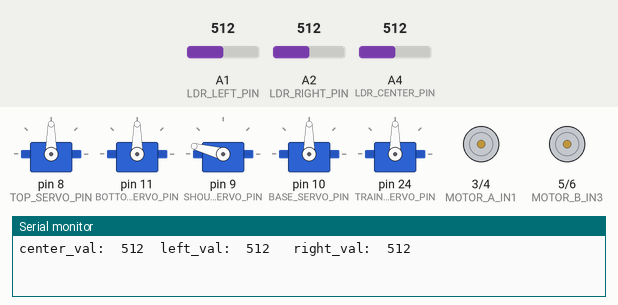
Recording of a sketch running on a simulated Arduino Mega 2560, built with avr-gcc and run on an emulated ATmega2560. Parts: 5 × servo, motor-driver pin pairs drawn as motors (green arrow = first pin HIGH = forward, orange = second pin HIGH = backward, longer = more drive, scaled by the enable pin), the last lines printed to the serial monitor. The test bench sets the inputs (shaded band); at power-on: A1 (LDR_LEFT_PIN) = 512, A2 (LDR_RIGHT_PIN) = 512, A4 (LDR_CENTER_PIN) = 512.

Above: at 2.2 s.
2.3 s: A1 (LDR_LEFT_PIN) set to 524
12.9 s: A2 (LDR_RIGHT_PIN) set to 716
At 18.3 s:
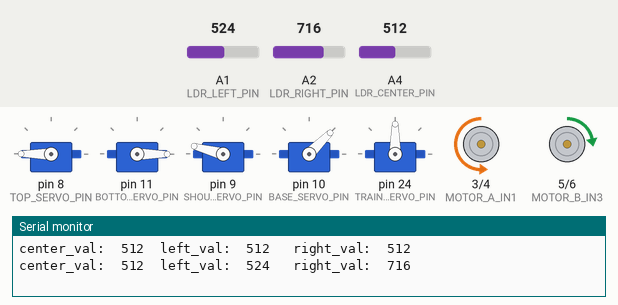
23.5 s: A4 (LDR_CENTER_PIN) set to 716
At 33.0 s:
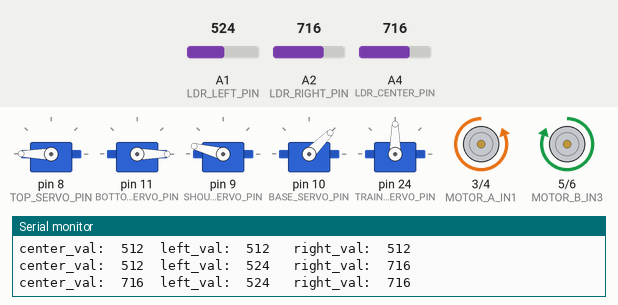
34.1 s: A2 (LDR_RIGHT_PIN) set to 725
At 46.4 s:
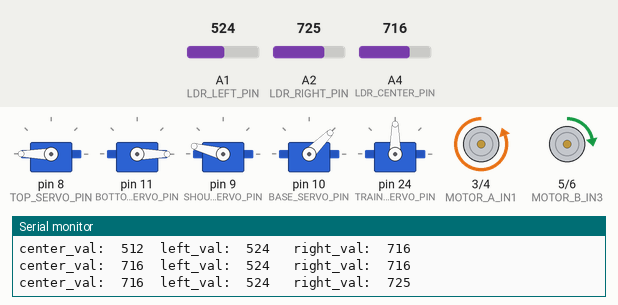
55.3 s: A4 (LDR_CENTER_PIN) set to 910
At 61.1 s:
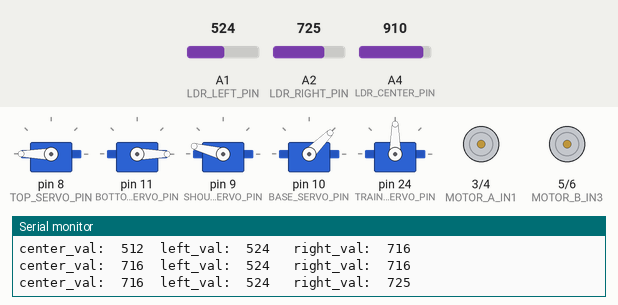
Timing chart, 0 to 72.3 s (numbered marks = the images above; inputs shaded):
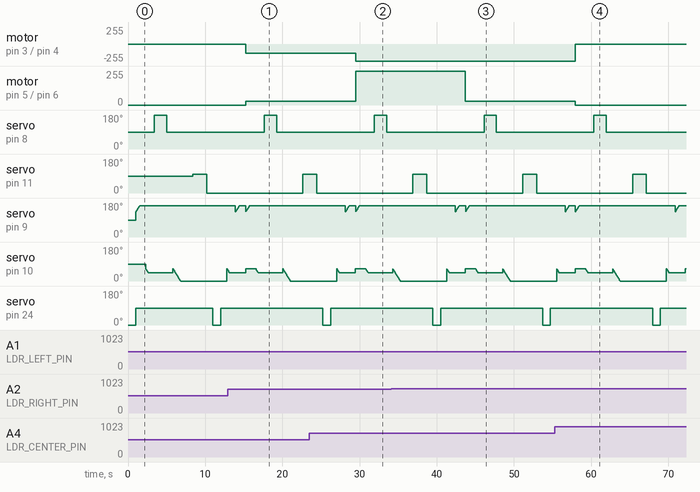

The sketch:

FULLAUTOV0.ino
```cpp
#include <Servo.h>
// Motor pins
const int MOTOR_A_ENA = 2;
const int MOTOR_A_IN1 = 3;
const int MOTOR_A_IN2 = 4;
const int MOTOR_B_ENB = 7;
const int MOTOR_B_IN3 = 5;
const int MOTOR_B_IN4 = 6;

// Servo angles
const int TOP_OPEN_ANGLE_LEFT = 180;
const int TOP_OPEN_ANGLE_RIGHT = 0;
const int TOP_CLOSE_ANGLE = 90;
const int BOTTOM_OPEN_ANGLE = 100;
const int BOTTOM_CLOSE_ANGLE = 0;


// LDR pins
const int LDR_CENTER_PIN = A4;
const int LDR_LEFT_PIN = A1;
const int LDR_RIGHT_PIN = A2;
const int LDR_B1_PIN = A3;
const int LDR_B2_PIN = A0;
const int LDR_B3_PIN = A5;

// PID constants
const double Kp = 5;
const double Ki = 2.5;
const double Kd = 2.5;

// PID variables
double last_error = 0.0;
double integral = 0.0;
double setpoint = 500.0;

// Servo pins
const int TOP_SERVO_PIN = 8;
const int BOTTOM_SERVO_PIN = 11;
const int SHOULDER_SERVO_PIN = 9;
const int BASE_SERVO_PIN = 10;
const int TRAIN_SERVO_PIN = 24;


int i = 1;
int m0 = 1;
int m1 = 0;
int m2 = 0;
int m3 = 0;
int m4 = 0;

int pos;
Servo topServo;
Servo bottomServo;
Servo shoulderServo;
Servo baseServo;
Servo trainServo;

void setServoAngle(Servo& servo, const int angle) {
  servo.write(angle);
  }
  void forward(int speed) {
    analogWrite(MOTOR_A_ENA, speed);
      digitalWrite(MOTOR_A_IN1, LOW);
        digitalWrite(MOTOR_A_IN2, HIGH);
	  analogWrite(MOTOR_B_ENB, speed);
	    digitalWrite(MOTOR_B_IN3, HIGH);
	      digitalWrite(MOTOR_B_IN4, LOW);
	      }
	      void backward(int speed) {
	        analogWrite(MOTOR_A_ENA, speed);
		  digitalWrite(MOTOR_A_IN1, HIGH);
		    digitalWrite(MOTOR_A_IN2, LOW);
		      analogWrite(MOTOR_B_ENB, speed);
		        digitalWrite(MOTOR_B_IN3, LOW);
			  digitalWrite(MOTOR_B_IN4, HIGH);
			  }
			  void stoprobot () {
			    analogWrite(MOTOR_A_ENA, 0);
			      digitalWrite(MOTOR_A_IN1, LOW);
			        digitalWrite(MOTOR_A_IN2, LOW);
				  analogWrite(MOTOR_B_ENB, 0);
				    digitalWrite(MOTOR_B_IN3, LOW);
				      digitalWrite(MOTOR_B_IN4, LOW);
				      }

void turn_left(int speed) {
  analogWrite(MOTOR_A_ENA, 30);
    digitalWrite(MOTOR_A_IN1, LOW);
      digitalWrite(MOTOR_A_IN2, HIGH);
        analogWrite(MOTOR_B_ENB, speed);
	  digitalWrite(MOTOR_B_IN3, HIGH);
	    digitalWrite(MOTOR_B_IN4, LOW);
	    }

void turn_right(int speed) {
  analogWrite(MOTOR_A_ENA, speed);
    digitalWrite(MOTOR_A_IN1, LOW);
      digitalWrite(MOTOR_A_IN2, HIGH);
        analogWrite(MOTOR_B_ENB, 30);
	  digitalWrite(MOTOR_B_IN3, HIGH);
	    digitalWrite(MOTOR_B_IN4, LOW);
	    }


void br(int speed) {
  analogWrite(MOTOR_A_ENA, 10);
    digitalWrite(MOTOR_A_IN1, HIGH);
      digitalWrite(MOTOR_A_IN2, LOW);
        analogWrite(MOTOR_B_ENB, speed);
	  digitalWrite(MOTOR_B_IN3, LOW);
	    digitalWrite(MOTOR_B_IN4, HIGH);
	    }
	    void bl(int speed) {
	      analogWrite(MOTOR_A_ENA, speed);
	        digitalWrite(MOTOR_A_IN1, HIGH);
		  digitalWrite(MOTOR_A_IN2, LOW);
		    analogWrite(MOTOR_B_ENB, 10);
		      digitalWrite(MOTOR_B_IN3, LOW);
		        digitalWrite(MOTOR_B_IN4, HIGH);
			}
			void nichan() {
			  int center_val = analogRead(LDR_CENTER_PIN);
			    int left_val = analogRead(LDR_LEFT_PIN)  ;
			      int right_val = analogRead(LDR_RIGHT_PIN);

  double error = setpoint - center_val;
    integral += error;
      double derivative = error - last_error;
        last_error = error;

  double correction = (Kp * error) + (Ki * integral) + (Kd * derivative);

  int left_speed = 255 - correction;
    int right_speed = 255 + correction;

  analogWrite(MOTOR_A_ENA, left_speed);
    analogWrite(MOTOR_B_ENB, right_speed);

  if (center_val > 900)
    {
        stoprobot();

    m0 = 0;
      }
        else {
	    if (center_val > left_val && center_val > right_val) {
	          forward(left_speed);
		      } else if (left_val > center_val && left_val > right_val) {
		            turn_left(left_speed);
			        } else if (right_val > center_val && right_val > left_val) {
				      turn_right(right_speed);
				          }
					      //  Serial.print("Fmoyen:  ");
					          //  Serial.print(Fmoyen);
						      Serial.print("center_val:  ");
						          Serial.print(center_val);
							      Serial.print("  ");
							          Serial.print("left_val:  ");
								      Serial.print(left_val);
								          Serial.print("   ");
									      Serial.print("right_val:  ");
									          Serial.println(right_val);

  }
  }
  void lor() {
    int B1_center_val = analogRead(LDR_B1_PIN);
      int B2_right_val = analogRead(LDR_B2_PIN);
        int B3_left_val = analogRead(LDR_B3_PIN) + 30;

  double error = setpoint - B1_center_val;
    integral += error;
      double derivative = error - last_error;
        last_error = error;

  double correction = (Kp * error) + (Ki * integral) + (Kd * derivative);

  int left_speed = 255 - correction;
    int right_speed = 255 + correction;

  analogWrite(MOTOR_A_ENA, right_speed);
    analogWrite(MOTOR_B_ENB, left_speed);

  if (B1_center_val > B3_left_val && B1_center_val > B2_right_val) {
      backward(B3_left_val);
        } else if (B3_left_val > B1_center_val && B3_left_val > B2_right_val) {
	    bl(left_speed);
	      } else if (B2_right_val > B1_center_val && B2_right_val > B3_left_val) {
	          br(right_speed);
		    }

  Serial.print("  B1:  ");
    Serial.print(B1_center_val);
      Serial.print("    ");
        Serial.print("B2:  ");
	  Serial.print(B2_right_val);
	    Serial.print("    ");
	      Serial.print("B3:  ");
	        Serial.println(B3_left_val);


}
void Shoulder_UP() {
  int pos1;
    for (pos1 = 165; pos1 <= 133; pos1 -= 1) {
        shoulderServo.write(pos1);
	    delay(15);
	      }
	      }


void Base_Middle() {
  baseServo.write(65);
    delay(15);
    }
    void Base_LEFT() {
      for (pos = 65; pos <= 135; pos += 1) {
          baseServo.write(pos);
	      delay(15);
	        }
		}


void Base_RIGHT() {
  for (pos = 65; pos >= 0; pos -= 1) {
      baseServo.write(pos);
          delay(15);
	    }
	    }


void Base_Ball_1() {
  for (pos = 65; pos >= 45; pos -= 1) {
      baseServo.write(pos);
          delay(15);
	    }
	    }


void Base_Ball_2() {
  for (pos = 65; pos <= 100; pos += 1) {
      baseServo.write(pos);
          delay(15);
	    }
	    }

void topOpenLeft() {
  setServoAngle(topServo, TOP_OPEN_ANGLE_LEFT);
  }
  void topOpenRight() {
    setServoAngle(topServo, TOP_OPEN_ANGLE_RIGHT);
    }

void topClose() {
  setServoAngle(topServo, TOP_CLOSE_ANGLE);
  }

void bottomOpen() {
  setServoAngle(bottomServo, BOTTOM_OPEN_ANGLE);
    delay(1000);
    }

void bottomClose() {
  setServoAngle(bottomServo, BOTTOM_CLOSE_ANGLE);
  }

void train_more() {
  if (i == 1) {

    trainServo.write(100);
        delay(1000);

    trainServo.write(90);
        i = 0;
	  }
	  }

void train_less() {
  if (i == 1) {
      trainServo.write(0);
          delay(1000);
	      trainServo.write(90);
	          i = 0;
		    }
		    }

void Shoulder_Down() {
  int pos2;
    for (pos2 = 133; pos2 <= 165; pos2 += 1) {
        shoulderServo.write(pos2);
	    delay(15);
	      }
	      }


void mission0() {
  nichan();


}
void mission1() {

  Shoulder_Down();
    delay(800);
      Base_Ball_1();
        delay(800);
	  topOpenLeft();
	    delay(800);
	      Shoulder_UP();
	        delay(800);

  topClose();
    delay(800);

  Base_RIGHT();
    delay(800);

  train_more();
    delay(800);
      bottomOpen();
        delay(800);
	  bottomClose();
	    i = 1;
	      delay(800);
	        train_less();
		  delay(800);
		    Base_Ball_1();
		      delay(800);
		        Shoulder_Down();
			  delay(800);
			    Base_Middle();


}
void mission2() {
  Base_Ball_2();
    topOpenRight();
      Shoulder_UP();
        topClose();
	  Base_LEFT();
	    i = 1;
	      train_more();
	        bottomOpen();
		  bottomClose();
		    i = 1;
		      train_less();
		        Base_Ball_2();
			  Shoulder_Down();
			    Base_Middle();

}
void mission3() {
  i = 1;
    train_more();
      topOpenRight();
        Shoulder_UP();
	  topClose();
	    Base_RIGHT();
	      bottomOpen();
	        bottomClose();
		  i = 1;
		    train_less();
		      Base_Ball_1();
		        Base_Middle();

}

void mission4() {
  lor();
  }
  void setup() {
    topServo.attach(TOP_SERVO_PIN);
      bottomServo.attach(BOTTOM_SERVO_PIN);
        shoulderServo.attach(SHOULDER_SERVO_PIN);
	  baseServo.attach(BASE_SERVO_PIN);
	    trainServo.attach(TRAIN_SERVO_PIN);
	      train_less();


  pinMode(MOTOR_A_ENA, OUTPUT);
    pinMode(MOTOR_A_IN1, OUTPUT);
      pinMode(MOTOR_A_IN2, OUTPUT);
        pinMode(MOTOR_B_ENB, OUTPUT);
	  pinMode(MOTOR_B_IN3, OUTPUT);
	    pinMode(MOTOR_B_IN4, OUTPUT);

  pinMode(LDR_CENTER_PIN, INPUT);
    pinMode(LDR_LEFT_PIN, INPUT);
      pinMode(LDR_RIGHT_PIN, INPUT);
        pinMode(LDR_B1_PIN, INPUT);
	  pinMode(LDR_B2_PIN, INPUT);
	    pinMode(LDR_B3_PIN, INPUT);
	      Serial.begin(9600);


}


void loop() {


  if (m0 == 1) {
      mission0();

    m1 = 1;
      }
          if (m1 == 1) {
	        mission1();
		      m1 = 0;
		            m2 = 1;
			        }
				//    if (m2 == 1) {
				//      mission2();
				//      m2 = 0;
				//      m3 = 1;
				//    }
				//    if (m3 == 1) {
				//      mission3();
				//      m3 = 0;
				//      m4 = 1;
				//    }
				//    if (m4 == 1) {
				//      mission1();
				//      m4 = 0;
				//  }
				}
```

Measured:
- the behaviour switches between 716 and 717 on A2 (LDR_RIGHT_PIN) (found by bisection; images 2 and 3)
- after the input at 12.9 s, motor on pin 3 (MOTOR_A_IN1) / pin 4 (MOTOR_A_IN2): stopped → backward 135/255 after 2.3 s; motor on pin 5 (MOTOR_B_IN3) / pin 6 (MOTOR_B_IN4): stopped → forward 30/255 after 2.3 s
- after the input at 23.5 s, motor on pin 3 (MOTOR_A_IN1) / pin 4 (MOTOR_A_IN2): backward 135/255 → backward 255/255 after 6.0 s; motor on pin 5 (MOTOR_B_IN3) / pin 6 (MOTOR_B_IN4): forward 30/255 → forward 255/255 after 6.0 s
- after the input at 34.1 s, motor on pin 5 (MOTOR_B_IN3) / pin 6 (MOTOR_B_IN4): forward 255/255 → forward 30/255 after 9.6 s
- after the input at 55.3 s, motor on pin 3 (MOTOR_A_IN1) / pin 4 (MOTOR_A_IN2): backward 255/255 → stopped after 2.7 s; motor on pin 5 (MOTOR_B_IN3) / pin 6 (MOTOR_B_IN4): forward 30/255 → stopped after 2.7 s
- by itself, servo on pin 11 (BOTTOM_SERVO_PIN): alternates 100° for 1.8 s and 0° for 12.4 s
- by itself, servo on pin 24 (TRAIN_SERVO_PIN): alternates 90° for 13.2 s and 0° for 1.0 s
